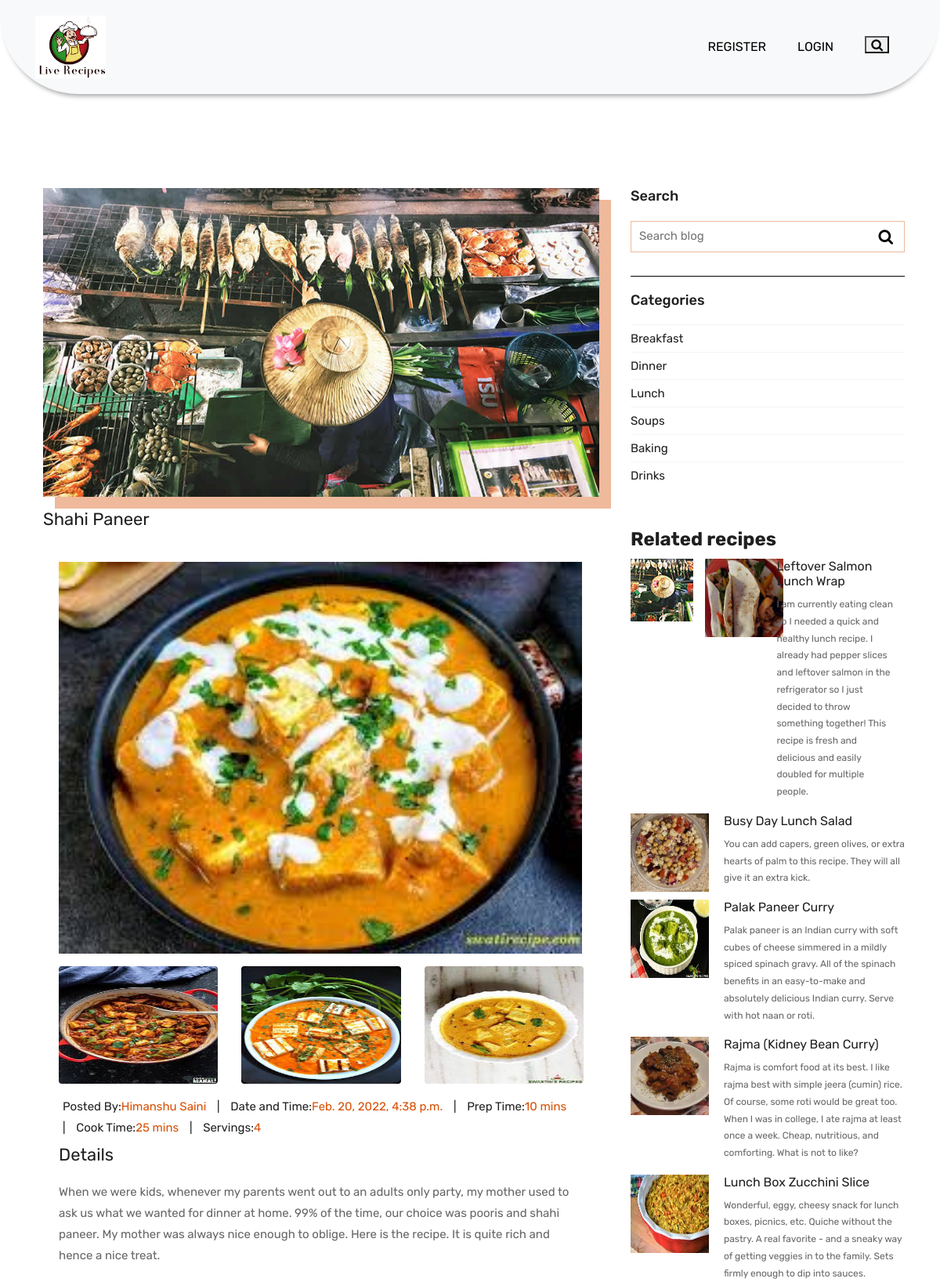
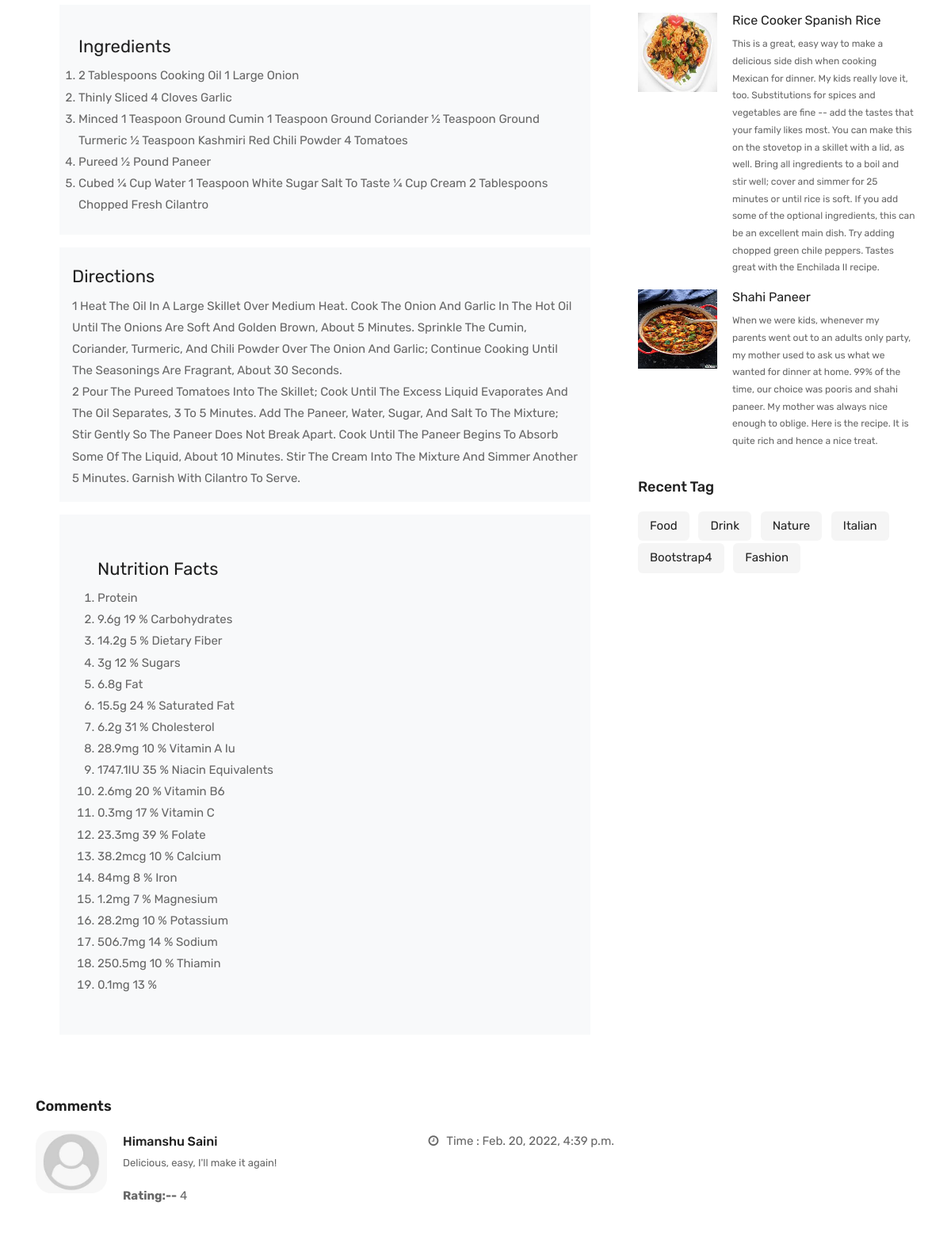
The app's page /detail/69 (upper part) with its own data (2 pictures, top to bottom).
### myapp/models.py (models this page shows, shortened)
class Recipe(models.Model):
    rec_title=models.CharField(max_length=200)
    rec_details=models.TextField()
    rec_img1=models.ImageField(upload_to="images/",default="",null="True",blank="True")
    rec_img2=models.ImageField(upload_to="images/",default="",null="True",blank="True")
    rec_img3=models.ImageField(upload_to="images/",default="",null="True",blank="True")
    rec_img4=models.ImageField(upload_to="images/",default="",null="True",blank="True")
    rec_preptime = models.CharField(max_length=100)
    rec_cooktime = models.CharField(max_length=100)
    rec_ingredients = models.CharField(max_length=500,null="True",blank="True")
    rec_directions = models.CharField(max_length=1000,null="True",blank="True")
    rec_nutfacts = models.CharField(max_length=500,null="True",blank="True")
    rec_servings = models.IntegerField()
    rec_type = models.CharField()
    rec_type=models.CharField(choices=CHOICES1,max_length=50)
    rec_posteddate = models.DateTimeField(default=timezone.now)
    rec_catid=models.ForeignKey(Category,on_delete=models.SET_NULL,null=True)
    user_id = models.ForeignKey(User, on_delete=models.SET_NULL,null=True)

class Reviews(models.Model):
    recipe_id = models.ForeignKey(Recipe, on_delete=models.CASCADE)
    user_id = models.ForeignKey(User, on_delete=models.CASCADE)
    review = models.CharField(max_length=100,blank=True, null=True)
    rating = models.IntegerField(blank=True,null=True)
    posteddate = models.DateTimeField(default=timezone.now)

class Category(models.Model):
    cat_name=models.CharField(max_length=50)
    cat_img=models.ImageField(upload_to="cat_images/",default="",blank="True",null="True")

### myapp/views.py (the view)
# urls.py: path('detail/<int:id>',views.detail,name='detail'),
def detail(request,id):
    recipe=Recipe.objects.get(pk=id)
    ingredients=recipe.rec_ingredients
    inglist=ingredients.split(",")
    directions=recipe.rec_directions
    dirlist=directions.split("Step")
    nutfacts = recipe.rec_nutfacts
    nutlist = nutfacts.split(":")
    catid=recipe.rec_catid #show recipe cat id fetch
    relatedrecipes=Recipe.objects.filter(rec_catid=catid)
    reviews=Reviews.objects.filter(recipe_id=id)
    allreviews = []
    for i in reviews:
        reviewsdata={}
        print(i.user_id,'ggg')
        uobj = UserDetail.objects.get(user=i.user_id)
        reviewsdata['user_id']=i.user_id
        reviewsdata['posteddate']=i.posteddate
        reviewsdata['review']=i.review
        reviewsdata['rating']=i.rating
        reviewsdata['image']=uobj.user_image
        allreviews.append(reviewsdata)
    categories=Category.objects.all()
    return render(request,'recipedetail.html',{'recipe':recipe,'reviews':allreviews,'relatedrecipes':relatedrecipes,'inglist':inglist,'dirlist':dirlist,'nutlist':nutlist,'categories':categories})

### myapp/templates/recipedetail.html (shortened to what this page needs)
{%load static%}
{%include 'header.html'%}
{%load humanize%}
<div class="blog-box" xmlns="http://www.w3.org/1999/html">
		<div class="container">
			<div class="row">
				<div class="col-lg-12">
				</div>
			</div>
			<div class="row">
				<div class="col-xl-8 col-lg-8 col-12">
					<div class="blog-inner-details-page">
						<div class="blog-inner-box">
							<div class="side-blog-img">
								<img class="img-fluid" src="images/inner-blog-img.jpg" alt="">
							</div>
							<h2 class="mt-3">{{recipe.rec_title}}</h2>
							<div class="inner-blog-detail details-page">
								<img src="{{recipe.rec_img1.url}}" class="img-fluid mb-3 " style="height:500px;width:668px;"/>
								<div class="row">
									<div class="col-md-6 col-lg-4 col-12">
										<img src="{{recipe.rec_img2.url}}" class="img-fluid rounded" style="height:150px; width:220px;"/>
									</div>
									<div class="col-md-6 col-lg-4 col-12">
										<img src="{{recipe.rec_img3.url}}" class="img-fluid rounded" style="height:150px; width:220px;"/>
									</div>
									<div class="col-md-6 col-lg-4 col-12">
										<img src="{{recipe.rec_img4.url}}" class="img-fluid rounded" style="height:150px; width:220px;"/>
									</div>
								</div>
 								<ul class="pt-3">
									<li>Posted By:<span>{{recipe.user_id}}</span></li>
									<li>|</li>
									<li>Date and Time:<span>{{recipe.rec_posteddate}}</span></li>
									<li>|</li>
									<li>Prep Time:<span>{{recipe.rec_preptime}}</span></li>
									<li>|</li>
									<li>Cook Time:<span>{{recipe.rec_cooktime}}</span></li>
									<li>|</li>
									<li>Servings:<span>{{recipe.rec_servings}}</span></li>
								</ul>
								<h2 class="pt-2">Details</h2>
								<p>{{recipe.rec_details}}</p>
								<div class="bg-light p-4 mb-3">
									<h2 class="pt-3">Ingredients</h2>
									<ol>
										{% for x in inglist%}
										<li style="list-style:decimal !important">{{x|title}}</li>
										{%endfor%}
									</ol>
								</div>
								<div class="bg-light p-3 mb-3">
									<h2 class="pt-2">Directions</h2>
									<ol>
										{% for x in dirlist%}
										<li >{{x|title}}</li>
										{%endfor%}
									</ol>
								</div>
								<div class="bg-light p-5">
									<ol>
									<h2 class="pt-2">Nutrition Facts</h2>
									{%for x in nutlist%}
									<li style="list-style:decimal !important">{{x}}</li>
									{%endfor%}
									</ol>
								</div>
 							</div>
						</div>
						<div class="blog-comment-box">
							<h3>Comments</h3>
							{%for i in reviews%}
							<div class="comment-item">
								<div class="comment-item-left">
									<img src="{{i.image.url}}" alt="">
								</div>
								<div class="comment-item-right">
									<div class="pull-left">
										<a href="#">{{i.user_id}}</a>
									</div>
									<div class="pull-right">
										<i class="fa fa-clock-o" aria-hidden="true"></i>Time : <span>{{i.posteddate}}</span>
									</div>
									<div class="des-l">
										<p>{{i.review}}</p>
									</div>
									<b>Rating:--</b>  <span>{{i.rating}}</span>
								</div>
							</div>
							{%endfor%}
						</div>
					</div>
				</div>
				<div class="col-xl-4 col-lg-4 col-md-6 col-sm-8 col-12 blog-sidebar">
					<div class="right-side-blog">
						<h3>Search</h3>
						<div class="blog-search-form">
							<input name="search" placeholder="Search blog" type="text">
							<button class="search-btn">
								<i class="fa fa-search" aria-hidden="true"></i>
							</button>
						</div>
						<h3>Categories</h3>
						<div class="blog-categories">
							<ul>
								{% for i in categories%}
								<li><a href="/recipebycat/{{i.id}}">{{i.cat_name}}</a></li>
								{%endfor%}
							</ul>
						</div>
						<h1><b>Related recipes</b></h1>
						<div class="post-box-blog">
							<div class="recent-post-box">
								<div class="recent-box-blog">
									<div class="recent-img">
										<img class="img-fluid" src="images/post-img-01.jpg" alt="">
									</div>
										 	{% for i in relatedrecipes%}
										    <div class="row">
												<div class="col-lg-3 ">
													<img src="{{i.rec_img2.url}}"  style="width:100px;height:100px;"/>
												</div>
												<div class="col-lg-9">
													<h4 class="pl-4"><a href="/detail/{{i.id}}">{{i.rec_title}}</a></h4>
													<p class="pl-4 small">{{i.rec_details}}</p>
												</div>
											</div>
											{%endfor%}
								</div>
							</div>
						</div>
						<h3>Recent Tag</h3>
						<div class="blog-tag-box">
							<ul class="list-inline tag-list">
								<li class="list-inline-item"><a href="#">Food</a></li>
								<li class="list-inline-item"><a href="#">Drink</a></li>
								<li class="list-inline-item"><a href="#">Nature</a></li>
								<li class="list-inline-item"><a href="#">Italian</a></li>
								<li class="list-inline-item"><a href="#">Bootstrap4</a></li>
								<li class="list-inline-item"><a href="#">Fashion</a></li>
							</ul>
						</div>
					</div>
				</div>
			</div>
		</div>
	</div>

### myapp/static/css/style.css (style rules this page uses)
body { color: #666666; font-size: 15px; font-family: 'Rubik', sans-serif; line-height: 1.80857; }
a { color: #1f1f1f; text-decoration: none !important; outline: none !important; -webkit-transition: all .3s ease-in-out; -moz-transition: all .3s ease-in-out; -ms-transition: all .3s ease-in-out; -o-transition: all .3s ease-in-out; transition: all .3s ease-in-out; }
h1, h2, h3, h4, h5, h6 { letter-spacing: 0; font-weight: normal; position: relative; padding: 0 0 10px 0; font-weight: normal; line-height: 120% !important; color: #1f1f1f; margin: 0 }
h1 { font-size: 24px }
h2 { font-size: 22px }
h3 { font-size: 18px }
h4 { font-size: 16px }
h1 a, h2 a, h3 a, h4 a, h5 a, h6 a { color: #212121; text-decoration: none!important; opacity: 1 }
a { color: #1f1f1f; text-decoration: none; outline: none; }
a, .btn { text-decoration: none !important; outline: none !important; -webkit-transition: all .3s ease-in-out; -moz-transition: all .3s ease-in-out; -ms-transition: all .3s ease-in-out; -o-transition: all .3s ease-in-out; transition: all .3s ease-in-out; }
ul, li, ol { list-style: none; margin: 0px; padding: 0px; }
.blog-box { padding: 70px 0px; }
.blog-inner-box { position: relative; margin: 0px 10px; margin-bottom: 30px; }
.side-blog-img { box-shadow: 15px 15px 0px 0px rgba(214, 81, 6, 0.4); -webkit-transition: all 1s ease 0.01s; transition: all 1s ease 0.01s; position: relative; }
.inner-blog-detail { background: #ffffff; position: relative; padding: 30px 20px; }
.inner-blog-detail ul li { display: inline-block; padding: 0px 5px; color: #222222; }
.inner-blog-detail ul li span { color: #d65106; }
.inner-blog-detail p { padding: 10px 0px; }
.blog-comment-box { clear: both; margin: 20px 0px; float: left; width: 100%; }
.blog-comment-box h3 { font-size: 18px; font-weight: 600; padding-bottom: 20px; }
.comment-item { margin-bottom: 30px; }
.comment-item-left { float: left; width: 90px; height: 90px; }
.comment-item-left img { width: 100%; border-radius: 20px; }
.comment-item-right { padding-left: 110px; }
.comment-item-right a { font-size: 16px; font-weight: 500; }
.des-l { display: inline-block; width: 100%; }
.des-l p { font-size: 13px; }
.comment-item-right i { padding-right: 10px; }
.right-side-blog h3 { font-weight: 600; font-size: 18px; padding-bottom: 20px; }
.blog-search-form { position: relative; border-bottom: 1px solid #010101; padding-bottom: 30px; margin-bottom: 20px; }
.blog-search-form input { width: 100%; min-height: 40px; border: 1px solid rgba(214, 81, 6, 0.4); padding: 5px 40px 5px 10px; font-size: 15px; color: #222222; }
.blog-search-form .search-btn { position: absolute; right: 0px; background: none; border: none; font-size: 20px; min-height: 40px; padding: 0px 15px; }
.right-side-blog h3 { font-weight: 500; font-size: 18px; padding-bottom: 20px; }
.blog-categories { padding-bottom: 30px; margin-bottom: 20px; }
.blog-categories ul li { line-height: 14px; padding: 10px 0px; border-top: 1px solid #f5f5f5; }
.blog-categories ul li a { display: inline-block; text-transform: capitalize; width: 100%; }
.recent-box-blog { margin-bottom: 20px; display: inline-block; }
.recent-img { float: left; position: relative; }
.recent-img::before { position: absolute; content: ''; z-index: 2; top: 0; left: 0; width: 100%; height: 100%; background-color: #d65106; opacity: 0.4; transform: scale(0); -webkit-transform: scale(0); -moz-transform: scale(0); -ms-transform: scale(0); -o-transform: scale(0); transition: all 0.5s ease; -webkit-transition: all 0.5s ease; -moz-transition: all 0.5s ease; -o-transition: all 0.5s ease; }
.blog-tag-box ul li { display: inline-block; margin-bottom: 3px; }
.blog-tag-box ul li a { padding: 5px 15px; display: block; background: #f5f5f5; color: #222222; border-radius: 6px; }

### records on screen
Recipe: rec_title "Shahi Paneer", rec_img1 (picture), rec_img2 (picture), rec_img3 (picture), rec_img4 (picture), user_id "Himanshu Saini", rec_posteddate "Feb. 20, 2022, 4:38 p.m.", rec_preptime "10 mins", rec_cooktime "25 mins", rec_servings "4", rec_details "When we were kids, whenever my parents went out to an adults only party, my mother used to ask us what we wanted for dinner at home. 99% of the time, our choice was pooris and shahi paneer. My mother was always nice enough to oblige. Here is the recipe. It is quite rich and hence a nice treat."
Category: cat_name "Breakfast"
Category: cat_name "Dinner"
Category: cat_name "Lunch"
Category: cat_name "Soups"
Category: cat_name "Baking"
Category: cat_name "Drinks"
Recipe: rec_img2 (picture), rec_title "Leftover Salmon Lunch Wrap", rec_details "I am currently eating clean so I needed a quick and healthy lunch recipe. I already had pepper slices and leftover salmon in the refrigerator so I just decided to throw something together! This recipe is fresh and delicious and easily doubled for multiple people."
Recipe: rec_img2 (picture), rec_title "Busy Day Lunch Salad", rec_details "You can add capers, green olives, or extra hearts of palm to this recipe. They will all give it an extra kick."
Recipe: rec_img2 (picture), rec_title "Palak Paneer Curry", rec_details "Palak paneer is an Indian curry with soft cubes of cheese simmered in a mildly spiced spinach gravy. All of the spinach benefits in an easy-to-make and absolutely delicious Indian curry. Serve with hot naan or roti."
Recipe: rec_img2 (picture), rec_title "Rajma (Kidney Bean Curry)", rec_details "Rajma is comfort food at its best. I like rajma best with simple jeera (cumin) rice. Of course, some roti would be great too. When I was in college, I ate rajma at least once a week. Cheap, nutritious, and comforting. What is not to like?"
Recipe: rec_img2 (picture), rec_title "Lunch Box Zucchini Slice", rec_details "Wonderful, eggy, cheesy snack for lunch boxes, picnics, etc. Quiche without the pastry. A real favorite - and a sneaky way of getting veggies in to the family. Sets firmly enough to dip into sauces."
Recipe: rec_img2 (picture), rec_title "Rice Cooker Spanish Rice", rec_details "This is a great, easy way to make a delicious side dish when cooking Mexican for dinner. My kids really love it, too. Substitutions for spices and vegetables are fine -- add the tastes that your family likes most. You can make this on the stovetop in a skillet with a lid, as well. Bring all ingredients to a boil and stir well; cover and simmer for 25 minutes or until rice is soft. If you add some of the optional ingredients, this can be an excellent main dish. Try adding chopped green chile peppers. Tastes great with the Enchilada II recipe."

### other values on screen
{{ x|title }} "2 Tablespoons Cooking Oil 1 Large Onion" "Thinly Sliced 4 Cloves Garlic" "Minced 1 Teaspoon Ground Cumin 1 Teaspoon Ground Coriander ½ Teaspoon Ground Turmeric ½ Teaspoon Kashmiri Red Chili Powder 4 Tomatoes" "Pureed ½ Pound Paneer" "Cubed ¼ Cup Water 1 Teaspoon White Sugar Salt To Taste ¼ Cup Cream 2 Tablespoons Chopped Fresh Cilantro"
{{ x }} "Protein" "9.6g 19 % Carbohydrates" "14.2g 5 % Dietary Fiber" "3g 12 % Sugars" "6.8g Fat" "15.5g 24 % Saturated Fat" "6.2g 31 % Cholesterol" "28.9mg 10 % Vitamin A Iu" "1747.1IU 35 % Niacin Equivalents" "2.6mg 20 % Vitamin B6" "0.3mg 17 % Vitamin C" "23.3mg 39 % Folate" "38.2mcg 10 % Calcium" "84mg 8 % Iron" "1.2mg 7 % Magnesium" "28.2mg 10 % Potassium" "506.7mg 14 % Sodium" "250.5mg 10 % Thiamin" "0.1mg 13 %"
{{ i.user_id }} "Himanshu Saini"
{{ i.posteddate }} "Feb. 20, 2022, 4:39 p.m."
{{ i.review }} "Delicious, easy, I'll make it again!"
{{ i.rating }} "4"
